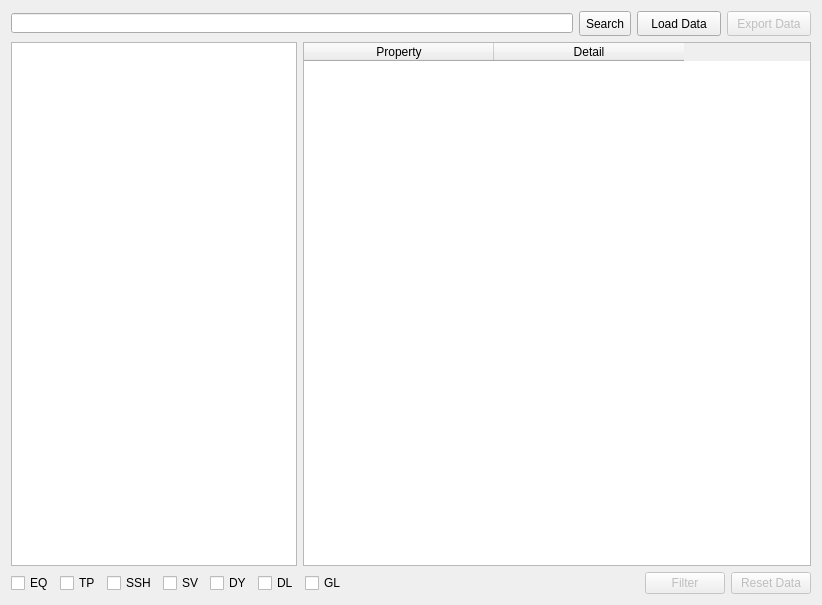
<?xml version="1.0" encoding="UTF-8"?>
<ui version="4.0">
 <class>Form</class>
 <widget class="QWidget" name="Form">
  <property name="geometry">
   <rect>
    <x>0</x>
    <y>0</y>
    <width>822</width>
    <height>605</height>
   </rect>
  </property>
  <property name="minimumSize">
   <size>
    <width>822</width>
    <height>605</height>
   </size>
  </property>
  <property name="windowTitle">
   <string>Form</string>
  </property>
  <layout class="QGridLayout" name="gridLayout">
   <item row="0" column="0" colspan="2">
    <layout class="QHBoxLayout" name="horizontalLayout_4">
     <item>
      <widget class="QLineEdit" name="folderPath">
       <property name="minimumSize">
        <size>
         <width>462</width>
         <height>20</height>
        </size>
       </property>
       <property name="maximumSize">
        <size>
         <width>16777215</width>
         <height>20</height>
        </size>
       </property>
      </widget>
     </item>
     <item>
      <widget class="QToolButton" name="searchBtn">
       <property name="minimumSize">
        <size>
         <width>51</width>
         <height>25</height>
        </size>
       </property>
       <property name="text">
        <string>Search</string>
       </property>
      </widget>
     </item>
     <item>
      <widget class="QPushButton" name="loadBtn">
       <property name="minimumSize">
        <size>
         <width>84</width>
         <height>25</height>
        </size>
       </property>
       <property name="text">
        <string>Load Data</string>
       </property>
      </widget>
     </item>
     <item>
      <widget class="QPushButton" name="exportBtn">
       <property name="enabled">
        <bool>false</bool>
       </property>
       <property name="minimumSize">
        <size>
         <width>84</width>
         <height>25</height>
        </size>
       </property>
       <property name="text">
        <string>Export Data</string>
       </property>
      </widget>
     </item>
    </layout>
   </item>
   <item row="1" column="0">
    <widget class="QTreeView" name="treeView">
     <attribute name="headerVisible">
      <bool>false</bool>
     </attribute>
    </widget>
   </item>
   <item row="1" column="1">
    <widget class="QTableWidget" name="elemProperties">
     <property name="sizePolicy">
      <sizepolicy hsizetype="Expanding" vsizetype="Expanding">
       <horstretch>0</horstretch>
       <verstretch>0</verstretch>
      </sizepolicy>
     </property>
     <property name="minimumSize">
      <size>
       <width>508</width>
       <height>511</height>
      </size>
     </property>
     <property name="mouseTracking">
      <bool>false</bool>
     </property>
     <property name="tabletTracking">
      <bool>false</bool>
     </property>
     <property name="focusPolicy">
      <enum>Qt::StrongFocus</enum>
     </property>
     <property name="autoFillBackground">
      <bool>false</bool>
     </property>
     <property name="sizeAdjustPolicy">
      <enum>QAbstractScrollArea::AdjustToContents</enum>
     </property>
     <property name="autoScroll">
      <bool>true</bool>
     </property>
     <property name="alternatingRowColors">
      <bool>false</bool>
     </property>
     <property name="selectionMode">
      <enum>QAbstractItemView::SingleSelection</enum>
     </property>
     <property name="wordWrap">
      <bool>false</bool>
     </property>
     <property name="cornerButtonEnabled">
      <bool>false</bool>
     </property>
     <attribute name="horizontalHeaderVisible">
      <bool>true</bool>
     </attribute>
     <attribute name="horizontalHeaderCascadingSectionResizes">
      <bool>false</bool>
     </attribute>
     <attribute name="horizontalHeaderDefaultSectionSize">
      <number>190</number>
     </attribute>
     <attribute name="horizontalHeaderStretchLastSection">
      <bool>false</bool>
     </attribute>
     <attribute name="verticalHeaderShowSortIndicator" stdset="0">
      <bool>false</bool>
     </attribute>
     <attribute name="verticalHeaderStretchLastSection">
      <bool>false</bool>
     </attribute>
     <column>
      <property name="text">
       <string>Property</string>
      </property>
     </column>
     <column>
      <property name="text">
       <string>Detail</string>
      </property>
     </column>
    </widget>
   </item>
   <item row="2" column="0" colspan="2">
    <layout class="QHBoxLayout" name="horizontalLayout_3">
     <item>
      <layout class="QHBoxLayout" name="horizontalLayout">
       <item>
        <widget class="QCheckBox" name="eqCheckNox">
         <property name="text">
          <string>EQ</string>
         </property>
         <property name="checkable">
          <bool>false</bool>
         </property>
        </widget>
       </item>
       <item>
        <widget class="QCheckBox" name="tpCheckBox">
         <property name="text">
          <string>TP</string>
         </property>
         <property name="checkable">
          <bool>false</bool>
         </property>
        </widget>
       </item>
       <item>
        <widget class="QCheckBox" name="sshCheckBox">
         <property name="text">
          <string>SSH</string>
         </property>
         <property name="checkable">
          <bool>false</bool>
         </property>
        </widget>
       </item>
       <item>
        <widget class="QCheckBox" name="svCheckBox">
         <property name="text">
          <string>SV</string>
         </property>
         <property name="checkable">
          <bool>false</bool>
         </property>
        </widget>
       </item>
       <item>
        <widget class="QCheckBox" name="dyCheckBox">
         <property name="text">
          <string>DY</string>
         </property>
         <property name="checkable">
          <bool>false</bool>
         </property>
        </widget>
       </item>
       <item>
        <widget class="QCheckBox" name="dlCheckBox">
         <property name="text">
          <string>DL</string>
         </property>
         <property name="checkable">
          <bool>false</bool>
         </property>
        </widget>
       </item>
       <item>
        <widget class="QCheckBox" name="glCheckBox">
         <property name="text">
          <string>GL</string>
         </property>
        </widget>
       </item>
      </layout>
     </item>
     <item>
      <spacer name="horizontalSpacer">
       <property name="orientation">
        <enum>Qt::Horizontal</enum>
       </property>
       <property name="sizeHint" stdset="0">
        <size>
         <width>40</width>
         <height>20</height>
        </size>
       </property>
      </spacer>
     </item>
     <item>
      <widget class="QPushButton" name="filterBtn">
       <property name="enabled">
        <bool>false</bool>
       </property>
       <property name="text">
        <string>Filter</string>
       </property>
      </widget>
     </item>
     <item>
      <widget class="QPushButton" name="resetBtn">
       <property name="enabled">
        <bool>false</bool>
       </property>
       <property name="text">
        <string>Reset Data</string>
       </property>
      </widget>
     </item>
     <item>
      <layout class="QHBoxLayout" name="horizontalLayout_2"/>
     </item>
    </layout>
   </item>
  </layout>
 </widget>
 <resources/>
 <connections/>
</ui>
